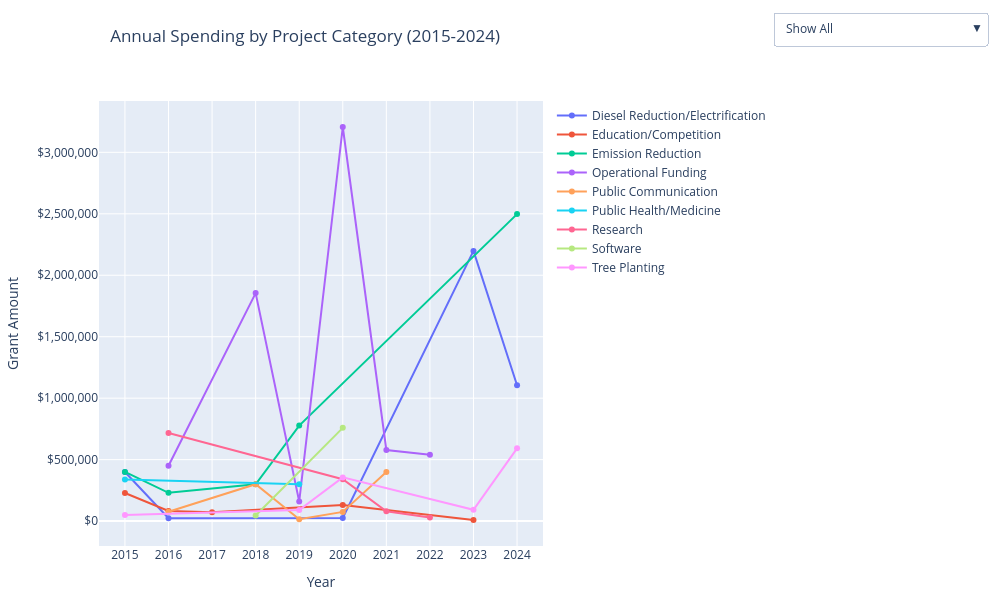

Notebook cell for this chart:
### Code cell
# TRANSFORM DATA: Handle both Project Category 1 and 2
# We create two dataframes and stack them to ensure "Double Counting"
df1 = df[['Year', 'Grant Amount', 'Project Category 1']].rename(columns={'Project Category 1': 'Project Category'})
df2 = df[['Year', 'Grant Amount', 'Project Category 2']].rename(columns={'Project Category 2': 'Project Category'})

# Combine them and remove rows where the category is empty (mostly from Category 2)
df_combined = pd.concat([df1, df2]).dropna(subset=['Project Category'])

#GROUP DATA: Sum spending by Year and Category
df_grouped = df_combined.groupby(['Year', 'Project Category'])['Grant Amount'].sum().reset_index()

# Get the unique list of categories for the loop and dropdown
categories = sorted(df_grouped['Project Category'].unique())

fig = go.Figure()

# Add a line for each category
for cat in categories:
    temp_df = df_grouped[df_grouped['Project Category'] == cat]
    fig.add_trace(
        go.Scatter(
            x=temp_df['Year'], 
            y=temp_df['Grant Amount'], 
            name=cat, 
            mode='lines+markers', 
            visible=True
        )
    )

# --- CREATE THE DROPDOWN & LAYOUT ---
fig.update_layout(
    updatemenus=[
        {
            "buttons": [
                {
                    "label": "Show All",
                    "method": "update",
                    "args": [{"visible": [True] * len(categories)}, {"title": "All Project Spending"}]
                },
                *[
                    {
                        "label": cat,
                        "method": "update",
                        "args": [
                            {"visible": [c == cat for c in categories]},
                            {"title": f"Spending: {cat}"}
                        ]
                    } for cat in categories
                ]
            ],
            "direction": "down",
            "showactive": True,
            "x": 2.0,           # 1.0 is the far right edge of the chart area
            "xanchor": "right", # Aligns the right side of the menu to the x-coordinate
            "y": 1.2            # Keeps it above the plot
        }
    ],
    width=1000,
    height=600,
    autosize=False,
    margin=dict(l=50, r=50, t=100, b=50),
    xaxis=dict(title="Year", tickmode='linear'), 
    yaxis=dict(
        title="Grant Amount",
        tickprefix="$",    
        tickformat=",",    
    ),
    title={
            'text': "Annual Spending by Project Category (2015-2024)",
            'y': 0.95,           
            'x': 0.5,            
            'xanchor': 'right', 
            'yanchor': 'top'
    },
    hovermode="x unified"
)

fig.show()

# Export for Wix (or any web embedding)
html_snippet = fig.to_html(full_html=False, include_plotlyjs='cdn')
# print(html_snippet)

### Figure 1 — Plotly figure (JSON) as saved in the notebook; plotly's stock layout.template omitted (floating-point values rounded to 4 significant figures)
{"data": [{"mode": "lines+markers", "name": "Diesel Reduction/Electrification", "type": "scatter", "visible": true, "x": [2015, 2016, 2020, 2023, 2024], "y": [400000, 24000, 25000, 2198339, 1105061]}, {"mode": "lines+markers", "name": "Education/Competition", "type": "scatter", "visible": true, "x": [2015, 2016, 2017, 2020, 2023], "y": [229000, 82000, 72500, 131495, 9000]}, {"mode": "lines+markers", "name": "Emission Reduction", "type": "scatter", "visible": true, "x": [2015, 2016, 2018, 2019, 2024], "y": [400000, 230000, 300000, 777100, 2497450]}, {"mode": "lines+markers", "name": "Operational Funding", "type": "scatter", "visible": true, "x": [2016, 2018, 2019, 2020, 2021, 2022], "y": [450000, 1854962, 159765, 3206101, 578684, 539125]}, {"mode": "lines+markers", "name": "Public Communication", "type": "scatter", "visible": true, "x": [2016, 2018, 2019, 2020, 2021], "y": [75900, 300000, 15000, 75000, 400000]}, {"mode": "lines+markers", "name": "Public Health/Medicine", "type": "scatter", "visible": true, "x": [2015, 2019], "y": [337600, 300000]}, {"mode": "lines+markers", "name": "Research", "type": "scatter", "visible": true, "x": [2016, 2020, 2021, 2022], "y": [717246, 340554, 79897, 30000]}, {"mode": "lines+markers", "name": "Software", "type": "scatter", "visible": true, "x": [2018, 2020], "y": [45000, 758725]}, {"mode": "lines+markers", "name": "Tree Planting", "type": "scatter", "visible": true, "x": [2015, 2019, 2020, 2023, 2024], "y": [50000, 90000, 355555, 92000, 592000]}], "layout": {"autosize": false, "height": 600, "hovermode": "x unified", "margin": {"b": 50, "l": 50, "r": 50, "t": 100}, "title": {"text": "Annual Spending by Project Category (2015-2024)", "x": 0.5, "xanchor": "right", "y": 0.95, "yanchor": "top"}, "updatemenus": [{"buttons": [{"args": [{"visible": [true, true, true, true, true, true, true, true, true]}, {"title": "All Project Spending"}], "label": "Show All", "method": "update"}, {"args": [{"visible": [true, false, false, false, false, false, false, false, false]}, {"title": "Spending: Diesel Reduction/Electrification"}], "label": "Diesel Reduction/Electrification", "method": "update"}, {"args": [{"visible": [false, true, false, false, false, false, false, false, false]}, {"title": "Spending: Education/Competition"}], "label": "Education/Competition", "method": "update"}, {"args": [{"visible": [false, false, true, false, false, false, false, false, false]}, {"title": "Spending: Emission Reduction"}], "label": "Emission Reduction", "method": "update"}, {"args": [{"visible": [false, false, false, true, false, false, false, false, false]}, {"title": "Spending: Operational Funding"}], "label": "Operational Funding", "method": "update"}, {"args": [{"visible": [false, false, false, false, true, false, false, false, false]}, {"title": "Spending: Public Communication"}], "label": "Public Communication", "method": "update"}, {"args": [{"visible": [false, false, false, false, false, true, false, false, false]}, {"title": "Spending: Public Health/Medicine"}], "label": "Public Health/Medicine", "method": "update"}, {"args": [{"visible": [false, false, false, false, false, false, true, false, false]}, {"title": "Spending: Research"}], "label": "Research", "method": "update"}, {"args": [{"visible": [false, false, false, false, false, false, false, true, false]}, {"title": "Spending: Software"}], "label": "Software", "method": "update"}, {"args": [{"visible": [false, false, false, false, false, false, false, false, true]}, {"title": "Spending: Tree Planting"}], "label": "Tree Planting", "method": "update"}], "direction": "down", "showactive": true, "x": 2, "xanchor": "right", "y": 1.2}], "width": 1000, "xaxis": {"autorange": true, "range": [2014.0, 2025.0], "tickmode": "linear", "title": {"text": "Year"}, "type": "linear"}, "yaxis": {"autorange": true, "range": [-202400.0, 3417000.0], "tickformat": ",", "tickprefix": "$", "title": {"text": "Grant Amount"}, "type": "linear"}}}
